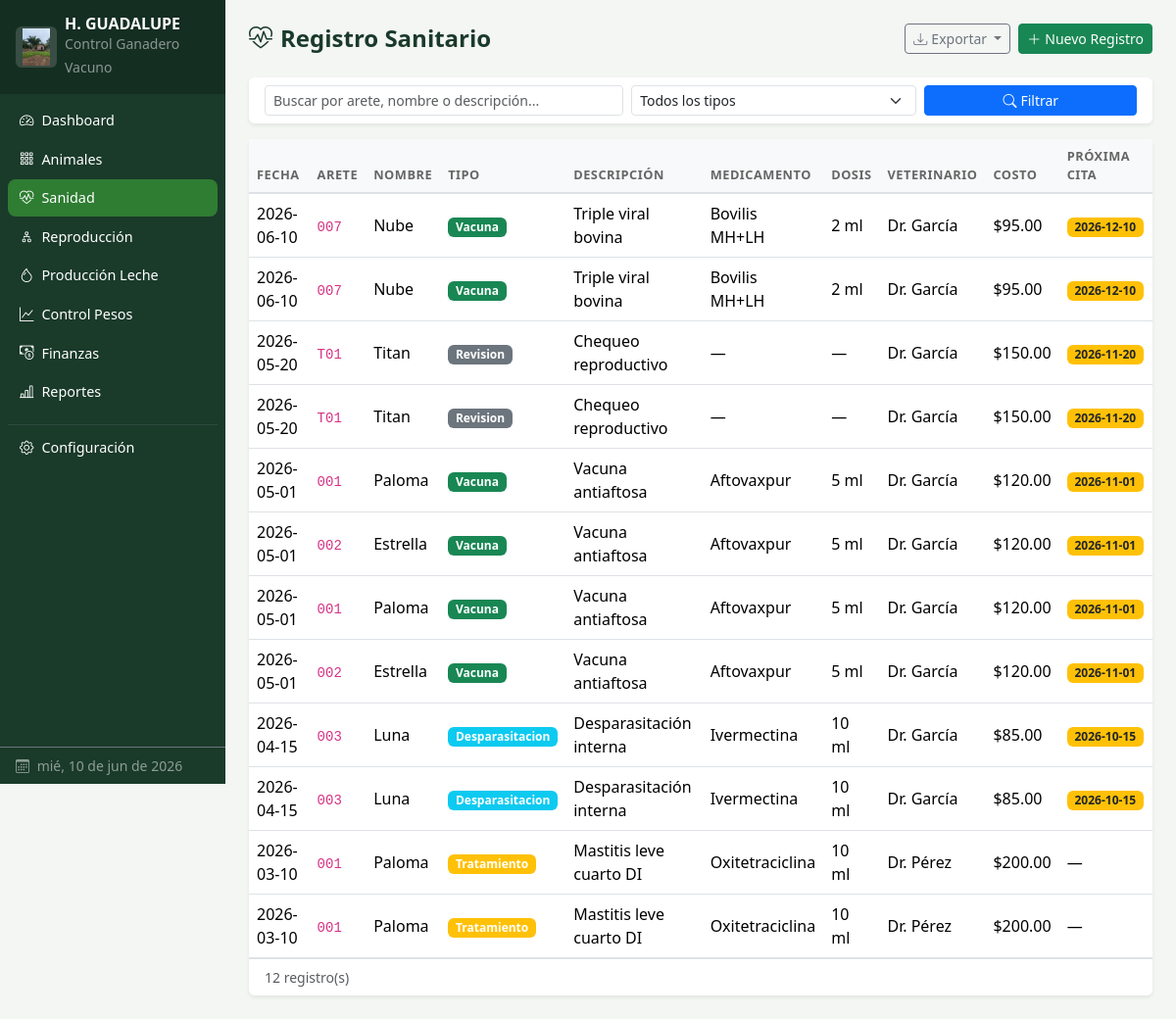
The page /salud on the database its author committed.
### tables this page shows
CREATE TABLE configuracion (
            clave TEXT PRIMARY KEY,
            valor TEXT DEFAULT ''
        );

CREATE TABLE salud (
            id INTEGER PRIMARY KEY AUTOINCREMENT,
            animal_id INTEGER NOT NULL,
            fecha DATE NOT NULL,
            tipo TEXT NOT NULL,
            descripcion TEXT,
            medicamento TEXT,
            dosis TEXT,
            via_administracion TEXT,
            veterinario TEXT,
            costo REAL DEFAULT 0,
            proxima_cita DATE,
            created_at TIMESTAMP DEFAULT CURRENT_TIMESTAMP,
            FOREIGN KEY (animal_id) REFERENCES animales(id)
        );

CREATE TABLE animales (
            id INTEGER PRIMARY KEY AUTOINCREMENT,
            arete TEXT UNIQUE NOT NULL,
            nombre TEXT,
            raza TEXT NOT NULL,
            sexo TEXT NOT NULL,
            fecha_nacimiento DATE,
            peso_actual REAL,
            madre_id INTEGER,
            padre_arete TEXT,
            estado TEXT DEFAULT 'activo',
            proposito TEXT DEFAULT 'doble_proposito',
            observaciones TEXT,
            fecha_ingreso DATE DEFAULT (date('now')), foto TEXT,
            FOREIGN KEY (madre_id) REFERENCES animales(id)
        );

### app.py (the view)
@app.route('/salud')
def salud():
    conn = get_db()
    hoy = date.today().isoformat()
    filtro_tipo = request.args.get('tipo', '')
    buscar = request.args.get('q', '')
    query = '''
        SELECT s.*, a.arete, a.nombre
        FROM salud s JOIN animales a ON s.animal_id = a.id
        WHERE 1=1
    '''
    params = []
    if filtro_tipo:
        query += " AND s.tipo=?"
        params.append(filtro_tipo)
    if buscar:
        query += " AND (a.arete LIKE ? OR a.nombre LIKE ? OR s.descripcion LIKE ?)"
        params += [f'%{buscar}%', f'%{buscar}%', f'%{buscar}%']
    query += " ORDER BY s.fecha DESC LIMIT 100"
    registros = conn.execute(query, params).fetchall()
    proximas = conn.execute('''
        SELECT s.*, a.arete, a.nombre
        FROM salud s JOIN animales a ON s.animal_id = a.id
        WHERE s.proxima_cita BETWEEN ? AND date(?,'+30 days')
        ORDER BY s.proxima_cita
    ''', (hoy, hoy)).fetchall()
    animales_lista = conn.execute(
        "SELECT id, arete, nombre FROM animales WHERE estado='activo' ORDER BY arete"
    ).fetchall()
    conn.close()
    return render_template('salud.html', registros=registros, proximas=proximas,
                           animales_lista=animales_lista, filtro_tipo=filtro_tipo, buscar=buscar)

### app.py (called while the page is built)
def get_db():
    conn = sqlite3.connect(DATABASE)
    conn.row_factory = sqlite3.Row
    return conn

def get_config():
    try:
        conn = get_db()
        cfg = {r['clave']: r['valor']
               for r in conn.execute("SELECT clave, valor FROM configuracion").fetchall()}
        conn.close()
        return cfg
    except Exception:
        return {}

@app.context_processor
def inject_config():
    return {'cfg': get_config()}

### templates/salud.html (shortened to what this page needs)
{% extends 'base.html' %}
{% block content %}
<div class="page-header">
  <h4><i class="bi bi-heart-pulse me-2"></i>Registro Sanitario</h4>
  <div class="d-flex gap-2">
    <div class="btn-group">
      <button type="button" class="btn btn-outline-secondary btn-sm dropdown-toggle" data-bs-toggle="dropdown">
        <i class="bi bi-download me-1"></i>Exportar
      </button>
    </div>
    <button class="btn btn-success btn-sm" data-bs-toggle="modal" data-bs-target="#modalNuevoSalud">
      <i class="bi bi-plus-lg me-1"></i>Nuevo Registro
    </button>
  </div>
</div>
<div class="card border-0 shadow-sm mb-3">
  <div class="card-body py-2">
    <form method="get" class="row g-2 align-items-end">
      <div class="col-sm-5">
        <input type="text" name="q" class="form-control form-control-sm" placeholder="Buscar por arete, nombre o descripción..." value="{{ buscar }}">
      </div>
      <div class="col-sm-4">
        <select name="tipo" class="form-select form-select-sm">
          <option value="">Todos los tipos</option>
        </select>
      </div>
      <div class="col-sm-3">
        <button type="submit" class="btn btn-sm btn-primary w-100">
          <i class="bi bi-search me-1"></i>Filtrar
        </button>
      </div>
    </form>
  </div>
</div>
<div class="card border-0 shadow-sm">
  <div class="card-body p-0">
    <div class="table-responsive">
      <table class="table table-hover align-middle mb-0">
        <thead>
          <tr>
            <th>Fecha</th>
            <th>Arete</th>
            <th>Nombre</th>
            <th>Tipo</th>
            <th>Descripción</th>
            <th>Medicamento</th>
            <th>Dosis</th>
            <th>Veterinario</th>
            <th>Costo</th>
            <th>Próxima cita</th>
          </tr>
        </thead>
        <tbody>
          {% for r in registros %}
          <tr>
            <td>{{ r['fecha'] }}</td>
            <td><code>{{ r['arete'] }}</code></td>
            <td>{{ r['nombre'] or '—' }}</td>
            <td>
              {% set color = {'vacuna':'success','desparasitacion':'info','tratamiento':'warning','cirugia':'danger','revision':'secondary'} %}
              <span class="badge bg-{{ color.get(r['tipo'], 'secondary') }}">{{ r['tipo']|title }}</span>
            </td>
            <td>{{ r['descripcion'] or '—' }}</td>
            <td>{{ r['medicamento'] or '—' }}</td>
            <td>{{ r['dosis'] or '—' }}</td>
            <td>{{ r['veterinario'] or '—' }}</td>
            <td>${{ "%.2f"|format(r['costo']) }}</td>
            <td>
              {% if r['proxima_cita'] %}
                <span class="badge bg-warning text-dark">{{ r['proxima_cita'] }}</span>
              {% else %}—{% endif %}
            </td>
          </tr>
          {% else %}
          <tr><td colspan="10" class="text-center text-muted py-4">Sin registros sanitarios.</td></tr>
          {% endfor %}
        </tbody>
      </table>
    </div>
    <div class="px-3 py-2 text-muted small border-top">{{ registros|length }} registro(s)</div>
  </div>
</div>
{% endblock %}

### templates/base.html (shortened to what this page needs)
<!DOCTYPE html>
<html lang="es">
<head>
  <link rel="stylesheet" href="https://cdn.jsdelivr.net/npm/bootstrap@5.3.3/dist/css/bootstrap.min.css">
  <link rel="stylesheet" href="https://cdn.jsdelivr.net/npm/bootstrap-icons@1.11.3/font/bootstrap-icons.css">
  <link rel="stylesheet" href="{{ url_for('static', filename='css/style.css') }}">
</head>
<body>
<nav id="sidebar" class="d-flex flex-column bg-sidebar text-white p-0">
  <div class="sidebar-brand d-flex align-items-center px-3 py-3">
    {% if cfg.get('logo_archivo') %}
      <img src="{{ url_for('static', filename='uploads/' + cfg.get('logo_archivo')) }}"
           alt="Logo" class="sidebar-logo me-2">
    {% else %}
      <i class="bi bi-cow fs-3 me-2 flex-shrink-0"></i>
    {% endif %}
    <div style="min-width:0">
      <div class="fw-bold lh-1 text-truncate" style="max-width:155px"
           title="{{ cfg.get('nombre_hacienda','Mi Rancho') }}">
        {{ cfg.get('nombre_hacienda', 'Mi Rancho') }}
      </div>
      <small class="text-white-50">Control Ganadero Vacuno</small>
    </div>
  </div>
  <ul class="nav flex-column px-2 mt-2 flex-grow-1">
    <li class="nav-item">
      <a href="{{ url_for('dashboard') }}"
         class="nav-link text-white {% if request.endpoint=='dashboard' %}active{% endif %}">
        <i class="bi bi-speedometer2 me-2"></i>Dashboard
      </a>
    </li>
    <li class="nav-item">
      <a href="{{ url_for('animales') }}"
         class="nav-link text-white {% if request.endpoint in ['animales','detalle_animal'] %}active{% endif %}">
        <i class="bi bi-grid-3x3-gap me-2"></i>Animales
      </a>
    </li>
    <li class="nav-item">
      <a href="{{ url_for('salud') }}"
         class="nav-link text-white {% if request.endpoint=='salud' %}active{% endif %}">
        <i class="bi bi-heart-pulse me-2"></i>Sanidad
      </a>
    </li>
    <li class="nav-item">
      <a href="{{ url_for('reproduccion') }}"
         class="nav-link text-white {% if request.endpoint=='reproduccion' %}active{% endif %}">
        <i class="bi bi-diagram-2 me-2"></i>Reproducción
      </a>
    </li>
    <li class="nav-item">
      <a href="{{ url_for('produccion') }}"
         class="nav-link text-white {% if request.endpoint=='produccion' %}active{% endif %}">
        <i class="bi bi-droplet me-2"></i>Producción Leche
      </a>
    </li>
    <li class="nav-item">
      <a href="{{ url_for('pesos') }}"
         class="nav-link text-white {% if request.endpoint=='pesos' %}active{% endif %}">
        <i class="bi bi-graph-up me-2"></i>Control Pesos
      </a>
    </li>
    <li class="nav-item">
      <a href="{{ url_for('finanzas') }}"
         class="nav-link text-white {% if request.endpoint=='finanzas' %}active{% endif %}">
        <i class="bi bi-cash-coin me-2"></i>Finanzas
      </a>
    </li>
    <li class="nav-item">
      <a href="{{ url_for('reportes') }}"
         class="nav-link text-white {% if request.endpoint=='reportes' %}active{% endif %}">
        <i class="bi bi-bar-chart-line me-2"></i>Reportes
      </a>
    </li>
    <li class="nav-item mt-2">
      <hr class="border-secondary my-1">
    </li>
    <li class="nav-item">
      <a href="{{ url_for('configuracion') }}"
         class="nav-link text-white {% if request.endpoint=='configuracion' %}active{% endif %}">
        <i class="bi bi-gear me-2"></i>Configuración
      </a>
    </li>
  </ul>
  <div class="px-3 py-2 text-white-50 small border-top border-secondary">
    <i class="bi bi-calendar3 me-1"></i>
    <span id="fecha-hoy"></span>
  </div>
</nav>
<div id="main-content">
  <div class="content-wrapper p-3 p-md-4">
    {% block content %}{% endblock %}
  </div>
</div>
</body>
</html>

### static/css/style.css (style rules this page uses)
:root { --sidebar-width: 230px; --sidebar-bg: #1a3a2a; --accent: #2e7d32; --accent-light: #4caf50; }
body { display: flex; min-height: 100vh; background: #f4f6f4; font-family: 'Segoe UI', system-ui, sans-serif; }
#sidebar { width: var(--sidebar-width); min-height: 100vh; background: var(--sidebar-bg); position: fixed; top: 0; left: 0; z-index: 1000; transition: transform .25s ease; }
.sidebar-brand { background: rgba(0,0,0,.2); }
#sidebar .nav-link { border-radius: 8px; padding: .5rem .75rem; margin-bottom: 2px; font-size: .9rem; transition: background .15s; }
#sidebar .nav-link:hover, #sidebar .nav-link.active { background: var(--accent); }
#main-content { margin-left: var(--sidebar-width); flex: 1; min-width: 0; }
.content-wrapper { max-width: 1400px; }
.table th { background: #f8f9fa; font-size: .8rem; text-transform: uppercase; letter-spacing: .04em; color: #666; border-bottom: 2px solid #dee2e6; }
.page-header { display: flex; align-items: center; justify-content: space-between; margin-bottom: 1.5rem; flex-wrap: wrap; gap: .5rem; }
.page-header h4 { margin: 0; font-weight: 700; color: #1a3a2a; }
.sidebar-logo { width: 42px; height: 42px; object-fit: contain; flex-shrink: 0; border-radius: 6px; background: rgba(255,255,255,.15); padding: 2px; }

### rows shown on the page
configuracion: valor (picture)
configuracion: get "H. GUADALUPE"
salud: fecha "2026-06-10", arete "007", nombre "Nube", tipo "Vacuna", descripcion "Triple viral bovina", medicamento "Bovilis MH+LH", dosis "2 ml", veterinario "Dr. García", costo "95.00", proxima_cita "2026-12-10"
salud: fecha "2026-06-10", arete "007", nombre "Nube", tipo "Vacuna", descripcion "Triple viral bovina", medicamento "Bovilis MH+LH", dosis "2 ml", veterinario "Dr. García", costo "95.00", proxima_cita "2026-12-10"
salud: fecha "2026-05-20", arete "T01", nombre "Titan", tipo "Revision", descripcion "Chequeo reproductivo", r "—", veterinario "Dr. García", costo "150.00", proxima_cita "2026-11-20"
salud: fecha "2026-05-20", arete "T01", nombre "Titan", tipo "Revision", descripcion "Chequeo reproductivo", r "—", veterinario "Dr. García", costo "150.00", proxima_cita "2026-11-20"
salud: fecha "2026-05-01", arete "001", nombre "Paloma", tipo "Vacuna", descripcion "Vacuna antiaftosa", medicamento "Aftovaxpur", dosis "5 ml", veterinario "Dr. García", costo "120.00", proxima_cita "2026-11-01"
salud: fecha "2026-05-01", arete "002", nombre "Estrella", tipo "Vacuna", descripcion "Vacuna antiaftosa", medicamento "Aftovaxpur", dosis "5 ml", veterinario "Dr. García", costo "120.00", proxima_cita "2026-11-01"
salud: fecha "2026-05-01", arete "001", nombre "Paloma", tipo "Vacuna", descripcion "Vacuna antiaftosa", medicamento "Aftovaxpur", dosis "5 ml", veterinario "Dr. García", costo "120.00", proxima_cita "2026-11-01"
salud: fecha "2026-05-01", arete "002", nombre "Estrella", tipo "Vacuna", descripcion "Vacuna antiaftosa", medicamento "Aftovaxpur", dosis "5 ml", veterinario "Dr. García", costo "120.00", proxima_cita "2026-11-01"
salud: fecha "2026-04-15", arete "003", nombre "Luna", tipo "Desparasitacion", descripcion "Desparasitación interna", medicamento "Ivermectina", dosis "10 ml", veterinario "Dr. García", costo "85.00", proxima_cita "2026-10-15"
salud: fecha "2026-04-15", arete "003", nombre "Luna", tipo "Desparasitacion", descripcion "Desparasitación interna", medicamento "Ivermectina", dosis "10 ml", veterinario "Dr. García", costo "85.00", proxima_cita "2026-10-15"
salud: fecha "2026-03-10", arete "001", nombre "Paloma", tipo "Tratamiento", descripcion "Mastitis leve cuarto DI", medicamento "Oxitetraciclina", dosis "10 ml", veterinario "Dr. Pérez", costo "200.00"
salud: fecha "2026-03-10", arete "001", nombre "Paloma", tipo "Tratamiento", descripcion "Mastitis leve cuarto DI", medicamento "Oxitetraciclina", dosis "10 ml", veterinario "Dr. Pérez", costo "200.00"

### other values the page prints
{{ registros|length }} "12"
